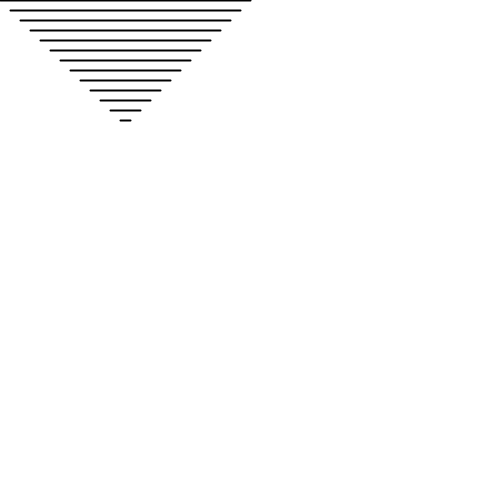
Frame 1 (no input)
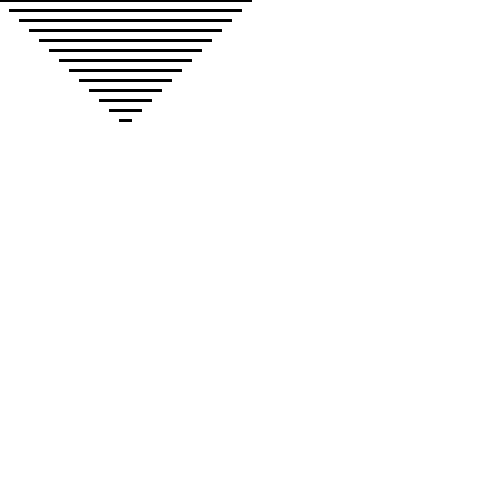
Frame 60 (the mouse pressed at the canvas centre just before this capture)
Frame 120 (the mouse held since frame 60 and released just before this capture): identical to frame 60, image omitted

The Processing sketch that drew these frames (run headless with seeded random() and noise(); from frame 60 on, the mouse is pressed at the canvas centre):

// Processing sketch: Final_Residency_LineAngle
// ── Final_Residency_LineAngle.pde
void setup() {
  size(500,500);
  background(255);
}

void draw() {
  stroke(0,255);
  strokeWeight(2);
  for (int i = 0; i < 130; i = i + 10) {
    line(i,i, width/2 - i, i);
  }
  
  /*for (int i = 0; i < 240; i = i + 10) {
    line(i + 20, i + 20, 500 - (20 +i), 20 + i);
  }*/ 
}
